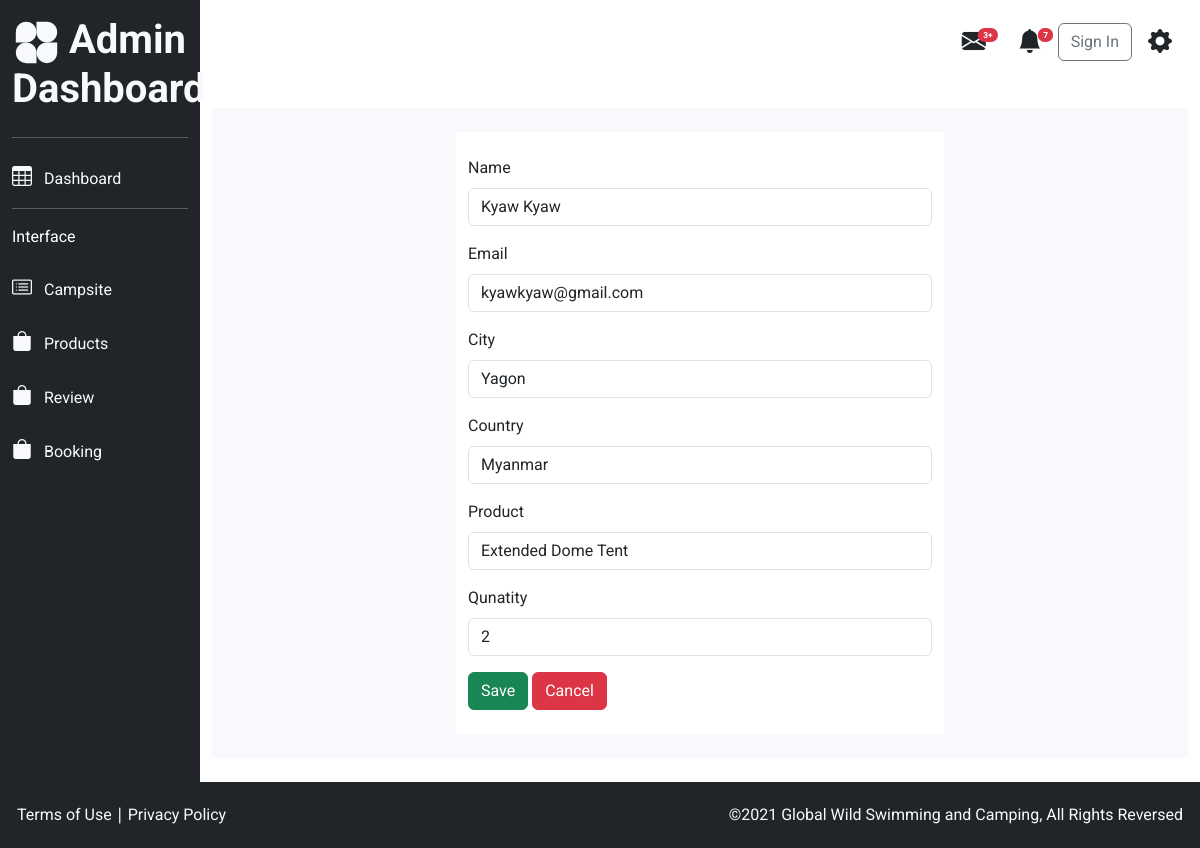
/admin_panel/booking/edit.php?id=1, run on the app's committed database.
### tables this page shows
CREATE TABLE `product_order` (
  `id` int NOT NULL,
  `name` varchar(255) NOT NULL,
  `email` varchar(255) NOT NULL,
  `city` varchar(255) NOT NULL,
  `country` varchar(255) NOT NULL,
  `product` varchar(255) NOT NULL,
  `quantity` int NOT NULL
);

### admin_panel/booking/edit.php (the view)
<?php
    require_once('../../db/dbconfig.php');
    require_once('header.php');
    $id = $_GET['id'];
    $product_order = $pdo_conn->prepare("SELECT * FROM product_order WHERE id=".$id);
    $product_order->execute();
    $product_order_result = $product_order->fetchAll();
?>
<div class="container my-4 py-4 dashboard-bg">
        <div class="row">
            <div class="col-md-6 bg-white py-4 mx-auto">
            <?php
                foreach($product_order_result as $product_order_row){
            ?>
                <form action="update.php?id=<?php echo $product_order_row['id']; ?>" method="POST">
                <div class="mb-3">
                    <label for="name" class="form-label">Name</label>
                    <input type="text" name="name" value="<?php echo $product_order_row['name']; ?>" class="form-control" id="name" placeholder="Name">
                </div>
                <div class="mb-3">
                    <label for="price" class="form-label">Email</label>
                    <input type="email" name="email" value="<?php echo $product_order_row['email']; ?>" class="form-control" id="price" placeholder="email">
                </div>
                <div class="mb-3">
                    <label for="category" class="form-label">City</label>
                    <input type="text" class="form-control" value="<?php echo $product_order_row['city']; ?>" name="city" id="category" placeholder="stock">
                </div>
                <div class="mb-3">
                    <label for="category" class="form-label">Country</label>
                    <input type="text" class="form-control" value="<?php echo $product_order_row['country']; ?>" name="country" id="category" placeholder="guest">
                </div>
                <div class="mb-3">
                    <label for="category" class="form-label">Product</label>
                    <input type="text" class="form-control" value="<?php echo $product_order_row['product']; ?>" name="product" id="category" placeholder="guest">
                </div>
                <div class="mb-3">
                    <label for="category" class="form-label">Qunatity</label>
                    <input type="number" class="form-control" value="<?php echo $product_order_row['quantity']; ?>" name="quantity" id="category" placeholder="stock">
                </div>
                <button type="submit" class="btn btn-success">Save</button>
                <button type="reset" class="btn btn-danger">Cancel</button>
                </form>
                <?php
                }
                ?>
            </div>
        </div>
    </div>
<?php
    require_once('footer.php');
?>

### css/style.css (style rules this page uses)
body { font-family: "Roboto", sans-serif; }
.dashboard-bg { background-color: #f8f9fc; }

### data on the page
product_order: name "Kyaw Kyaw", email "kyawkyaw@gmail.com", city "Yagon", country "Myanmar", product "Extended Dome Tent", quantity "2"
